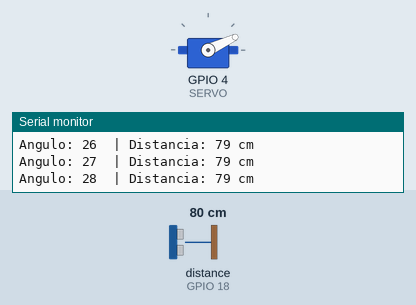
Recording of a sketch running on a simulated ESP32. On the bench: servo, the last lines printed to the serial monitor. Wiring (inferred from the names in the program): ultrasonic range finder: trigger GPIO 5; echo GPIO 18. The test bench sets the inputs (shaded band); at power-on: distance to the obstacle (sensor on GPIO 18) 80 cm. The echo pulse lasts 58.3 µs per cm; servo pulses on a pin are drawn as a servo (544–2400 µs = 0–180°).

Above: at 1.28 s.
1.3 s: distance to the obstacle (sensor on GPIO 18) set to 2 cm
At 1.94 s:
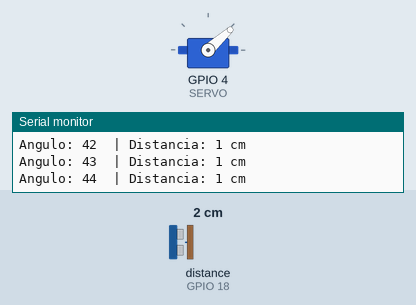
4.3 s: distance to the obstacle (sensor on GPIO 18) set to 60 cm
At 4.7 s:
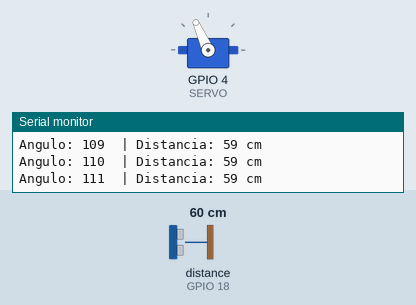
7.3 s: distance to the obstacle (sensor on GPIO 18) set to 4 cm
At 7.9 s:
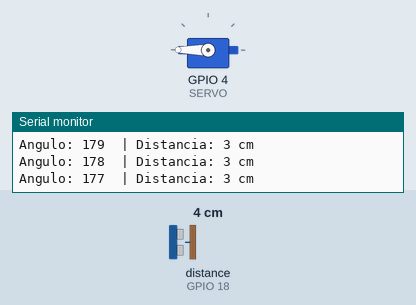
Timing chart, 0 to 16.3 s (numbered marks = the images above; inputs shaded):
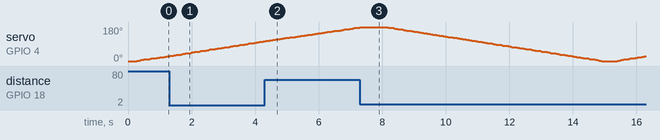

The sketch:

radar_esp32.ino
```cpp
// ====== RADAR COM ESP32 + ULTRASSÔNICO ======
// Autor: Ronaldo
// Sensor: HC-SR04
// Servo: SG90

#include <Arduino.h>

// ==== PINOS ====
// Ajuste se necessário
#define TRIG 5
#define ECHO 18
#define SERVO 4

// ==== CONFIGURAÇÃO DO SERVO ESP32 (PWM) ====
int canalPWM = 2;
int freq = 50;
int resolucao = 10;

long duracao;
int distancia;

// Converte angulo em pulso PWM (500us - 2500us)
int anguloParaPWM(int angulo) {
  return map(angulo, 0, 180, 26, 128);
}

// Medir distância
int lerDistancia() {
  digitalWrite(TRIG, LOW);
  delayMicroseconds(2);

  digitalWrite(TRIG, HIGH);
  delayMicroseconds(10);
  digitalWrite(TRIG, LOW);

  duracao = pulseIn(ECHO, HIGH, 30000);

  int d = duracao * 0.034 / 2;
  if (d == 0 || d > 400) return -1;

  return d;
}

void moverServo(int angulo) {
  int valorPWM = anguloParaPWM(angulo);
  ledcWrite(canalPWM, valorPWM);
}

void setup() {
  Serial.begin(115200);

  pinMode(TRIG, OUTPUT);
  pinMode(ECHO, INPUT);

  ledcSetup(canalPWM, freq, resolucao);
  ledcAttachPin(SERVO, canalPWM);

  Serial.println("Radar iniciado...");
}

void loop() {

  // Varredura para a direita
  for (int angulo = 0; angulo <= 180; angulo++) {
    moverServo(angulo);
    distancia = lerDistancia();

    Serial.print("Angulo: ");
    Serial.print(angulo);
    Serial.print("  | Distancia: ");

    if (distancia == -1)
      Serial.println("Sem leitura");
    else {
      Serial.print(distancia);
      Serial.println(" cm");
    }

    delay(40);
  }

  // Varredura para a esquerda
  for (int angulo = 180; angulo >= 0; angulo--) {
    moverServo(angulo);
    distancia = lerDistancia();

    Serial.print("Angulo: ");
    Serial.print(angulo);
    Serial.print("  | Distancia: ");

    if (distancia == -1)
      Serial.println("Sem leitura");
    else {
      Serial.print(distancia);
      Serial.println(" cm");
    }

    delay(40);
  }
}
```
